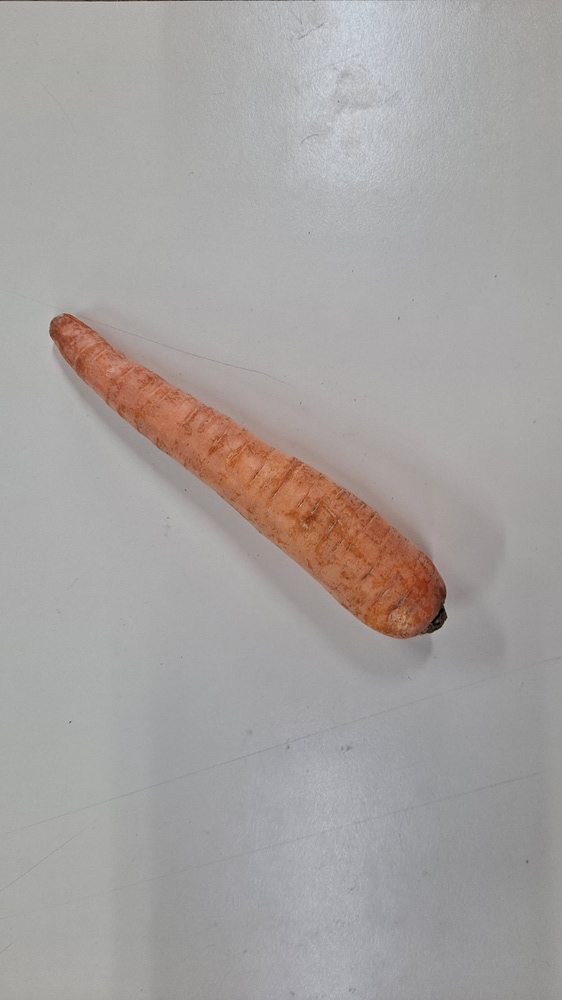
#> input picture DB/Zanahoria/zanahoria13.jpg, 562 x 1000 px, shrunk from 2250 x 4000 before the run, found by its file name
$ python colortest.py
#> lines starting #> are read from the running program, lines starting #| are printed output that depends on the picture; after the words box and inside, x2 and y2 are one past the last pixel; in counts of white or black regions, pixels touching at a corner belong together
#> further down, imagen is the input picture: shape (1000, 562, 3); mean B, G, R 159.9, 161.6, 166
import cv2
import numpy as np
import matplotlib.pyplot as plt
from mpl_toolkits.mplot3d import Axes3D

class ColorExtractor:
    def __init__(self, kernel_size_pasa_bajo=(11, 11), kernel_size_pasa_alto=(11, 11)):
        """
        Inicializa el extractor de color con filtros gaussianos.

        :param kernel_size_pasa_bajo: Tamaño del kernel para filtro pasa bajo.
        :param kernel_size_pasa_alto: Tamaño del kernel para filtro pasa alto.
        """
        self.kernel_size_pasa_bajo = kernel_size_pasa_bajo
        self.kernel_size_pasa_alto = kernel_size_pasa_alto

    def preprocesar_imagen(self, imagen):
        """
        Aplica filtros pasa bajo y pasa alto para suavizar y mejorar el contraste.

        :param imagen: Imagen original.
        :return: Imagen preprocesada.
        """
        # Filtro pasa bajo (suavizado)
        suavizada = cv2.GaussianBlur(imagen, self.kernel_size_pasa_bajo, 0)

        # Filtro pasa alto (resaltado de bordes)
        resaltada = cv2.addWeighted(imagen, 2.5, suavizada, -0.9, 0)
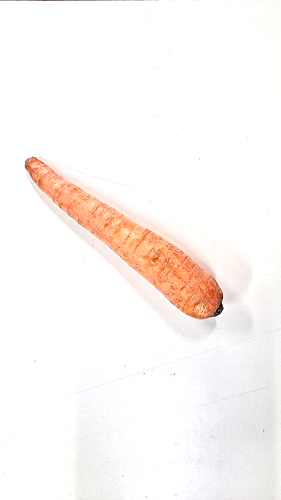
#> resaltada: shape (1000, 562, 3) (shown at 1/2 size); mean B, G, R 243.3, 246.1, 251.7

        return resaltada

    def generar_mascara(self, imagen):
        """
        Genera una máscara binaria basada en el contorno principal de la verdura.

        :param imagen: Imagen preprocesada.
        :return: Máscara binaria.
        """
        # Convertir a espacio de color HSV
        hsv = cv2.cvtColor(imagen, cv2.COLOR_BGR2HSV)
#> hsv: shape (1000, 562, 3); mean H, S, V 18.4, 9.7, 252.1

        # Usar el canal de saturación para segmentar
        saturacion = hsv[:, :, 1]
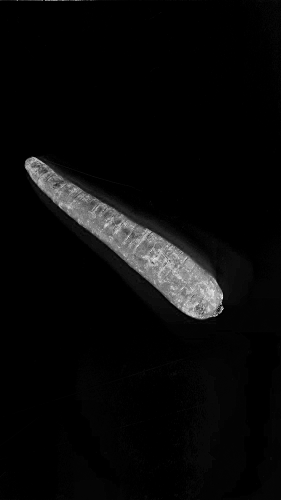
#> saturacion: shape (1000, 562) (shown at 1/2 size); min 0, max 255, mean 9.7

        # Aplicar un umbral adaptativo en el canal de saturación
        _, umbral = cv2.threshold(saturacion, 0, 255, cv2.THRESH_BINARY + cv2.THRESH_OTSU)
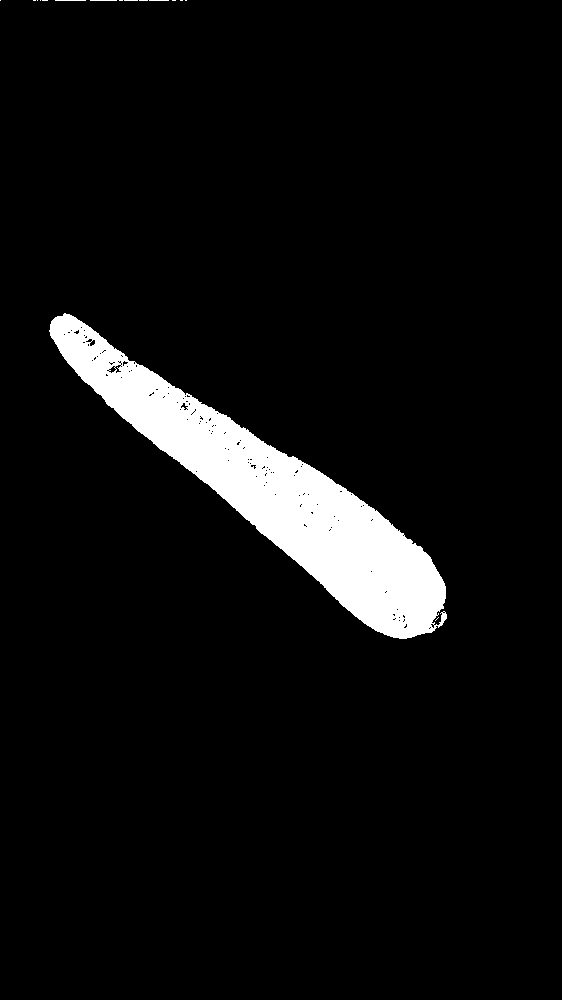
#> umbral: shape (1000, 562); 5.9% white; 16 white regions (12 under 20 px)

        # Mostrar el umbral para depuración
        cv2.imshow("Umbral", umbral)
        cv2.waitKey(0)
        cv2.destroyAllWindows()

        # Encontrar contornos en el umbral
        contornos, _ = cv2.findContours(umbral, cv2.RETR_EXTERNAL, cv2.CHAIN_APPROX_SIMPLE)
#> contornos = 16 contours, 15 with area under 20; largest, box (x1, y1, x2, y2) and area: (49, 313, 447, 639) 33000

        # Crear una máscara vacía
        mascara = np.zeros_like(saturacion)

        # Dibujar el contorno más grande en la máscara
        if contornos:
            contorno_principal = max(contornos, key=cv2.contourArea)
#> contorno_principal = contour of 587 points, box (x1, y1, x2, y2) (49, 313, 447, 639), area 33000
            area = cv2.contourArea(contorno_principal)
#> area = 33000

            # Filtrar contornos pequeños
            if area > 500:  # Ajusta el valor mínimo de área según tus imágenes
                cv2.drawContours(mascara, [contorno_principal], -1, 255, thickness=cv2.FILLED)
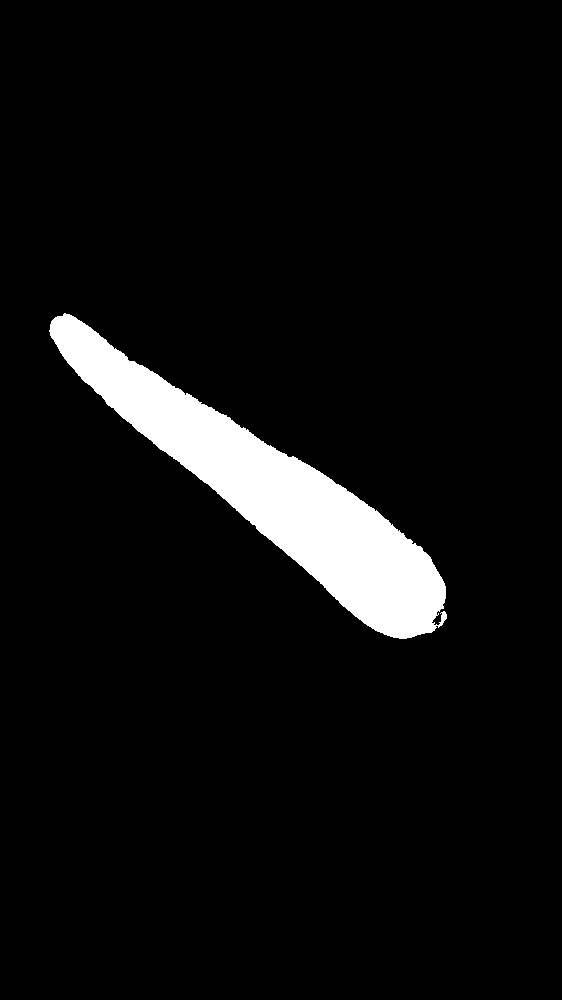
#> mascara: shape (1000, 562); 6% white; 1 white region, box (x1, y1, x2, y2) and area: (49, 313, 447, 639) 33490
            else:
                print("No se encontró un contorno suficientemente grande.")

        # Mostrar la máscara para depuración
        cv2.imshow("Máscara Generada", mascara)
        cv2.waitKey(0)
        cv2.destroyAllWindows()

        return mascara


    def calcular_rgb_promedio(self, imagen_original, mascara):
        """
        Calcula el color promedio RGB de la verdura y lo grafica en 3D.

        :param imagen_original: Imagen original.
        :param mascara: Máscara binaria.
        """
        # Aplicar la máscara a la imagen original
        imagen_mascarada = cv2.bitwise_and(imagen_original, imagen_original, mask=mascara)
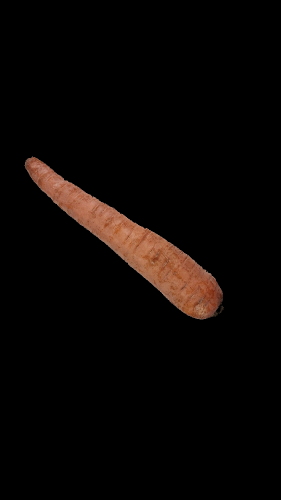
#> imagen_mascarada: shape (1000, 562, 3) (shown at 1/2 size); mean B, G, R 4.3, 6, 9.8

        # Obtener únicamente los píxeles donde la máscara es blanca (valor 255)
        pixels_verdura = imagen_original[mascara == 255]

        # Verificar si hay píxeles válidos
        if pixels_verdura.size == 0:
            print("No se encontraron píxeles para calcular el promedio RGB.")
            return

        # Calcular el promedio RGB
        promedio_rgb = np.mean(pixels_verdura, axis=0)
#> promedio_rgb = [72.53, 100.9, 164.2]

        # Graficar en 3D el promedio RGB
        fig = plt.figure()
        ax = fig.add_subplot(111, projection='3d')

        # Normalizar el color para matplotlib
        color_promedio = [valor / 255 for valor in promedio_rgb]
#> color_promedio = [0.284, 0.396, 0.644]

        ax.scatter(promedio_rgb[2], promedio_rgb[1], promedio_rgb[0],  # OpenCV usa BGR, invertimos para RGB
                c=[color_promedio], s=200, edgecolor='k')
        ax.set_xlim(0, 255)
        ax.set_ylim(0, 255)
        ax.set_zlim(0, 255)
        ax.set_xlabel('R')
        ax.set_ylabel('G')
        ax.set_zlabel('B')
        ax.set_title('Color promedio RGB')

        plt.show()
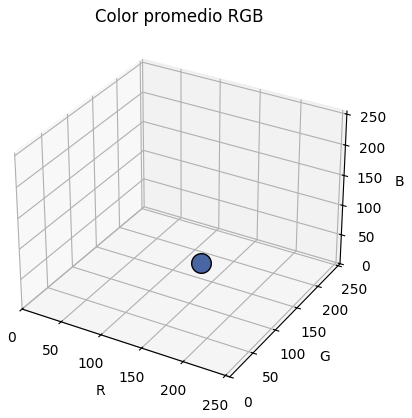
#> figure drawn by matplotlib, 1 panel


    def mostrar_resultados(self, imagen_original, mascara):
        """
        Muestra la imagen original, la máscara, y la superposición de ambas.
        También plotea el punto RGB promedio con el color correspondiente.

        :param imagen_original: Imagen original.
        :param mascara: Máscara binaria.
        """
        # Aplicar la máscara para generar la superposición
        superpuesta = cv2.bitwise_and(imagen_original, imagen_original, mask=mascara)

        # Calcular el promedio RGB usando la máscara
        indices = np.where(mascara == 255)
#> indices = 33490 positions, rows 313 to 638, columns 49 to 446
        promedio_rgb = [
            np.mean(imagen_original[indices][:, i]) for i in range(3)
        ]
#> promedio_rgb = [72.53, 100.9, 164.2]

        # Normalizar el color para matplotlib (escala [0, 1])
        color_promedio = [valor / 255 for valor in promedio_rgb]
#> color_promedio = [0.284, 0.396, 0.644]

        # Mostrar las imágenes
        plt.figure(figsize=(16, 4))

        plt.subplot(1, 4, 1)
        plt.imshow(cv2.cvtColor(imagen_original, cv2.COLOR_BGR2RGB))
        plt.title('Imagen Original')
        plt.axis('off')

        plt.subplot(1, 4, 2)
        plt.imshow(mascara, cmap='gray')
        plt.title('Máscara Generada')
        plt.axis('off')

        plt.subplot(1, 4, 3)
        plt.imshow(cv2.cvtColor(superpuesta, cv2.COLOR_BGR2RGB))
        plt.title('Superposición')
        plt.axis('off')

        # Gráfico 3D del promedio RGB
        ax = plt.subplot(1, 4, 4, projection='3d')
        ax.scatter(promedio_rgb[0], promedio_rgb[1], promedio_rgb[2],
                c=[color_promedio], s=100)  # El color del punto corresponde al promedio RGB
        ax.set_xlim(0, 255)
        ax.set_ylim(0, 255)
        ax.set_zlim(0, 255)
        ax.set_xlabel('R')
        ax.set_ylabel('G')
        ax.set_zlabel('B')
        ax.set_title('Promedio RGB')

        plt.tight_layout()
        plt.show()
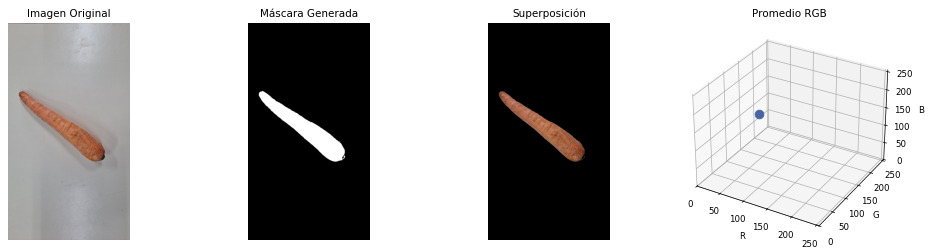
#> figure drawn by matplotlib, 4 panels


# Ejemplo de uso
if __name__ == "__main__":
    # Cargar la imagen
    ruta_imagen = "C:\\Users\\Bernarda\\Desktop\\Proyecto IA\\DB\\Zanahoria\\zanahoria13.jpg"
    imagen = cv2.imread(ruta_imagen)

    if imagen is None:
        print("Error al cargar la imagen.")
    else:
        extractor = ColorExtractor()

        # Preprocesar la imagen
        imagen_preprocesada = extractor.preprocesar_imagen(imagen)

        # Generar máscara basada en el contorno
        mascara = extractor.generar_mascara(imagen_preprocesada)

        # Calcular el promedio RGB y graficar
        extractor.calcular_rgb_promedio(imagen, mascara)

        # Mostrar resultados
        extractor.mostrar_resultados(imagen, mascara)

$ run again, with DB/Zanahoria/zanahoria1.jpg copied over DB/Zanahoria/zanahoria13.jpg
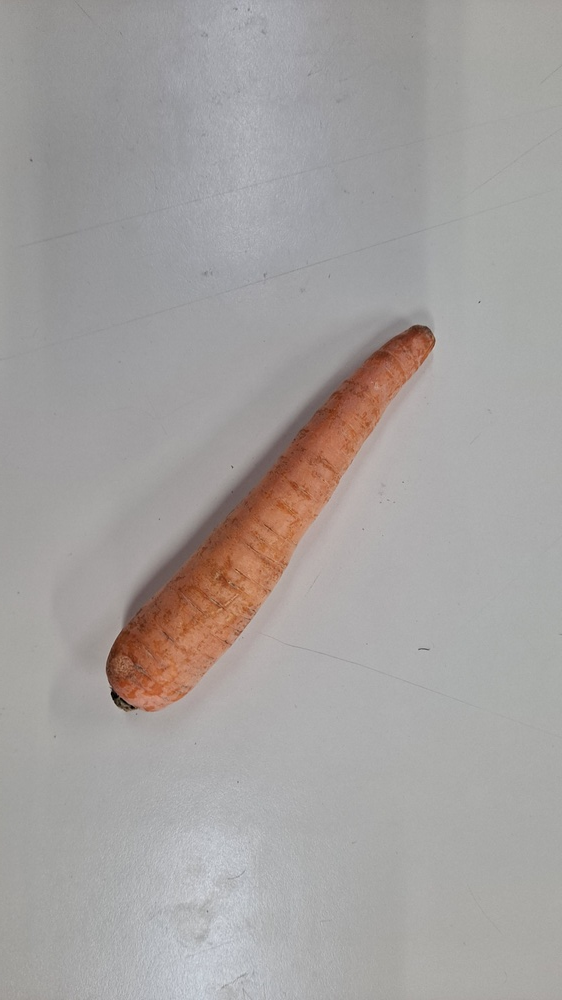
#> input picture DB/Zanahoria/zanahoria1.jpg, 562 x 1000 px, shrunk from 2250 x 4000 before the run, found by its file name
#> imagen is the input picture: shape (1000, 562, 3); mean B, G, R 158.9, 160.6, 164.7
#> hsv: shape (1000, 562, 3); mean H, S, V 21.3, 9.2, 251
#> in generar_mascara, `_, umbral = cv2.threshold(saturacion, 0, 255, cv2.THRESH_BINARY + cv2...`:
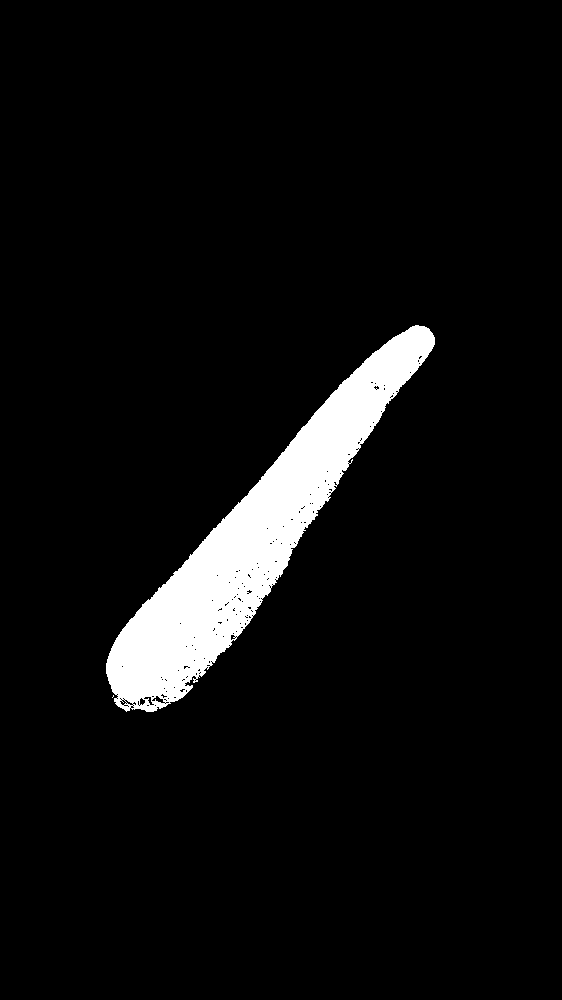
#> umbral: shape (1000, 562); 5.7% white; 2 white regions (1 under 20 px)
#> contornos = 2 contours, 1 with area under 20; largest, box (x1, y1, x2, y2) and area: (106, 325, 435, 712) 31992
#> contorno_principal = contour of 641 points, box (x1, y1, x2, y2) (106, 325, 435, 712), area 31992
#> area = 31992.5
#> mascara: shape (1000, 562); 5.8% white; 1 white region, box (x1, y1, x2, y2) and area: (106, 325, 435, 712) 32503
#> in calcular_rgb_promedio, `promedio_rgb = np.mean(pixels_verdura, axis=0)`: promedio_rgb = [70.41, 97.9, 158.8]
#> in calcular_rgb_promedio, `color_promedio = [valor / 255 for valor in promedio_rgb]`: color_promedio = [0.276, 0.384, 0.623]
#> indices = 32503 positions, rows 325 to 711, columns 106 to 434
#> in mostrar_resultados, `promedio_rgb = [ np.mean(imagen_original[indices][:, i]) for i in rang..`: promedio_rgb = [70.41, 97.9, 158.8]
#> in mostrar_resultados, `color_promedio = [valor / 255 for valor in promedio_rgb]`: color_promedio = [0.276, 0.384, 0.623]
#> in mostrar_resultados, `plt.show()`:
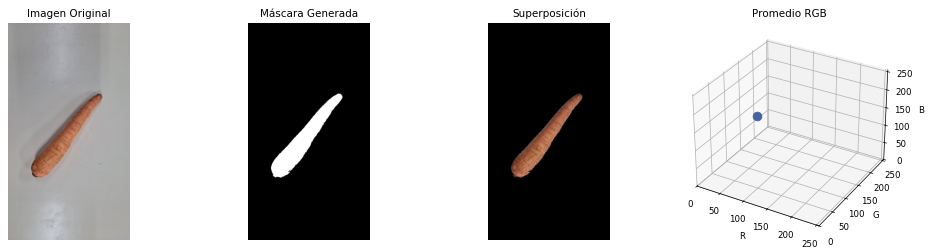
#> figure drawn by matplotlib, 4 panels

$ run again, with DB/Zanahoria/zanahoria10.jpg copied over DB/Zanahoria/zanahoria13.jpg
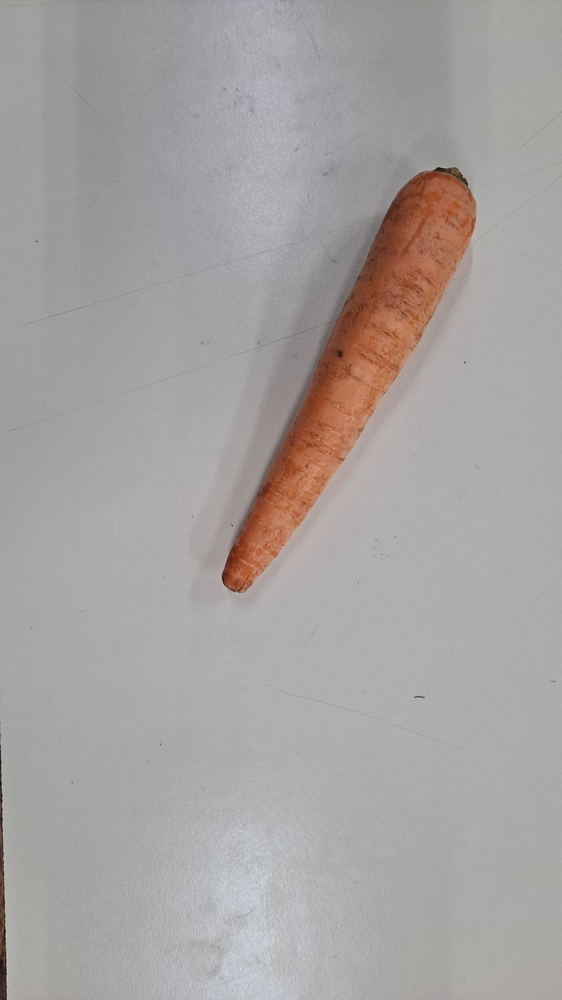
#> input picture DB/Zanahoria/zanahoria10.jpg, 562 x 1000 px, shrunk from 2250 x 4000 before the run, found by its file name
#> imagen is the input picture: shape (1000, 562, 3); mean B, G, R 160.3, 161.9, 166.1
#> hsv: shape (1000, 562, 3); mean H, S, V 16.4, 9.2, 251.4
#> in generar_mascara, `_, umbral = cv2.threshold(saturacion, 0, 255, cv2.THRESH_BINARY + cv2...`:
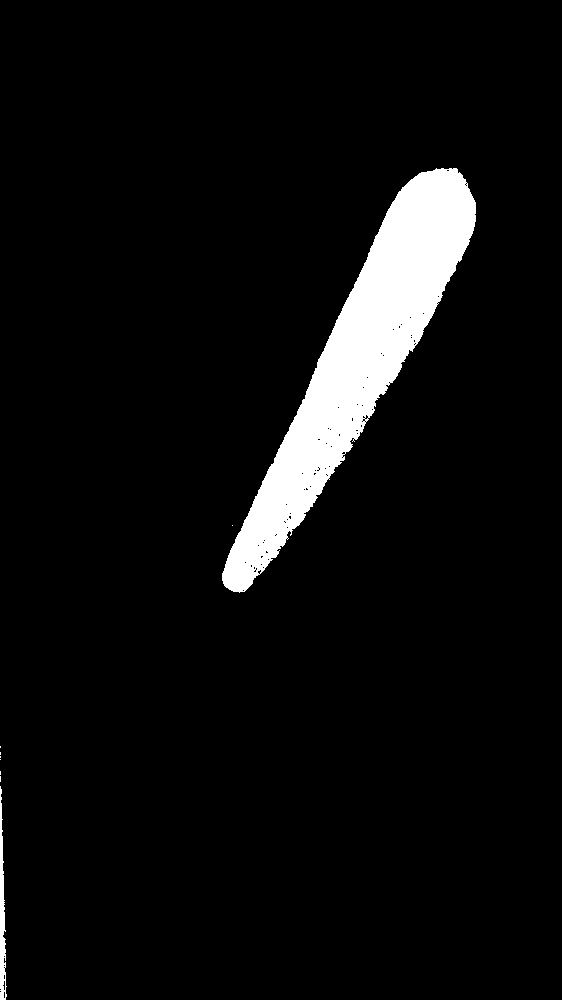
#> umbral: shape (1000, 562); 5.7% white; 9 white regions (7 under 20 px)
#> contornos = 9 contours, 7 with area under 20; largest, box (x1, y1, x2, y2) and area: (222, 168, 476, 593) 30669, (0, 786, 7, 1000) 626
#> contorno_principal = contour of 686 points, box (x1, y1, x2, y2) (222, 168, 476, 593), area 30669
#> area = 30669
#> mascara: shape (1000, 562); 5.5% white; 1 white region, box (x1, y1, x2, y2) and area: (222, 168, 476, 593) 31173
#> in calcular_rgb_promedio, `promedio_rgb = np.mean(pixels_verdura, axis=0)`: promedio_rgb = [65.4, 92.84, 156.2]
#> in calcular_rgb_promedio, `color_promedio = [valor / 255 for valor in promedio_rgb]`: color_promedio = [0.256, 0.364, 0.613]
#> indices = 31173 positions, rows 168 to 592, columns 222 to 475
#> in mostrar_resultados, `promedio_rgb = [ np.mean(imagen_original[indices][:, i]) for i in rang..`: promedio_rgb = [65.4, 92.84, 156.2]
#> in mostrar_resultados, `color_promedio = [valor / 255 for valor in promedio_rgb]`: color_promedio = [0.256, 0.364, 0.613]
#> in mostrar_resultados, `plt.show()`:
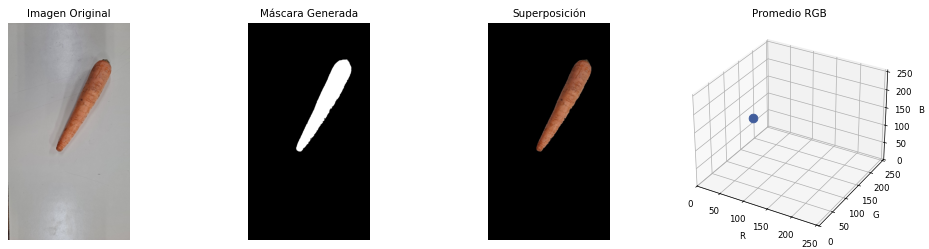
#> figure drawn by matplotlib, 4 panels
